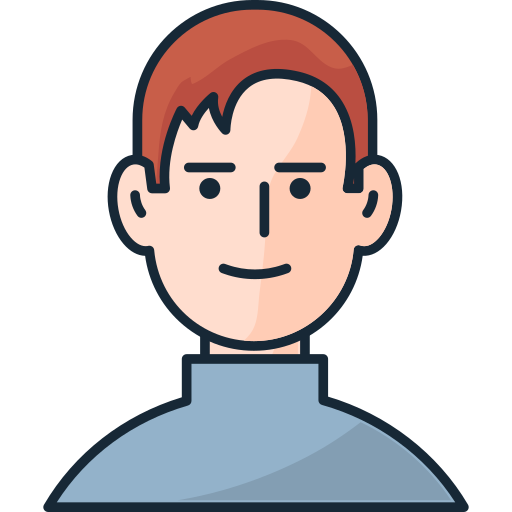
#> input picture img/rotation_image.png, 512 x 512 px
$ jupyter execute 017_rotate_image.ipynb
#> lines starting #> are read from the running program, lines starting #| are printed output that depends on the picture
[cell 1]
import numpy as np
from PIL import Image
import matplotlib.pyplot as plt

[cell 2]
# input parameters
height = 150
width = 150
theta_deg = 45

# load image
img = Image.open('../img/rotation_image.png')
#> img is the input picture: PIL image 512x512 RGBA; mean R, G, B, A 74.5, 67.3, 67.8, 117.3

# resize image if needed
h = height if height else img.height
#> h = 150
w = width if width else img.width
#> w = 150

img = img.resize((h, w))
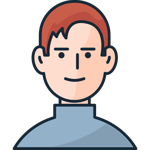
#> img: PIL image 150x150 RGBA; mean R, G, B, A 74.6, 67.6, 68.3, 117.3; transparent parts drawn white

# convert img to array
img_array = np.array(img)

# rotation matrix
theta_rad = np.deg2rad(theta_deg)
cosine = np.cos(theta_rad)
sine = np.sin(theta_rad)

R = np.array([[cosine, -sine],
             [sine, cosine]])

# center of image
cx, cy = w/2, h/2
#> cx = 75; cy = 75

# output array (larger to fit rotated image)
new_size = int(np.linalg.norm(np.array([w, h]))) + 2 # int(np.sqrt(w**2 + h**2))
#> new_size = 214
rotated = np.zeros((new_size, new_size, 4), dtype=np.uint8)
new_cx, new_cy = new_size//2, new_size//2
#> new_cx = 107; new_cy = 107

# for each pixel in the ORIGINAL image (backward mapping=FILLS ALL PIXELS)
for y in range(new_size):
    for x in range(new_size):
        # move to center
        p = np.array([x - new_cx, y - new_cy])

        # apply INVERSE rotation
        p_orig = R.T @ p

        # move back to original center
        orig_x = int(round(p_orig[0] + cx))
        orig_y = int(round(p_orig[1] + cy))

        # If within bounds, copy pixel
        if 0 <= orig_x < w and 0 <= orig_y < h:
            rotated[y, x] = img_array[orig_y, orig_x]
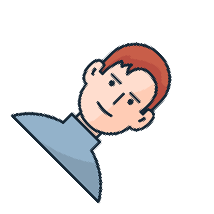
#> rotated: shape (214, 214, 4); mean R, G, B, A 36.8, 33.4, 33.7, 57.6; transparent parts drawn white

# show
rotated_img = Image.fromarray(rotated)
rotated_img

[cell 3]
def rotate_image(img_path, theta_deg, height=None, width=None):
    # load image
#> called with img_path = '../img/rotation_image.png', theta_deg = -45, height = 150, width = 150
    img = Image.open(img_path)

    # resize image if needed
    h = height if height else img.height
#> h = 150
    w = width if width else img.width
#> w = 150

    img = img.resize((h, w))

    # convert img to array
    img_array = np.array(img)

    # rotation matrix
    theta_rad = np.deg2rad(theta_deg)
    cosine = np.cos(theta_rad)
    sine = np.sin(theta_rad)

    R = np.array([[cosine, -sine],
                 [sine, cosine]])

    # center of image
    cx, cy = w/2, h/2
#> cx = 75; cy = 75

    # output array (larger to fit rotated image)
    new_size = int(np.linalg.norm(np.array([w, h]))) + 2 # int(np.sqrt(w**2 + h**2))
#> new_size = 214
    rotated = np.zeros((new_size, new_size, 4), dtype=np.uint8)
    new_cx, new_cy = new_size//2, new_size//2
#> new_cx = 107; new_cy = 107

    # for each pixel in the ORIGINAL image (backward mapping=FILLS ALL PIXELS)
    for y in range(new_size):
        for x in range(new_size):
            # move to center
            p = np.array([x - new_cx, y - new_cy])

            # apply INVERSE rotation
            p_orig = R.T @ p

            # move back to original center
            orig_x = int(round(p_orig[0] + cx))
            orig_y = int(round(p_orig[1] + cy))

            # If within bounds, copy pixel
            if 0 <= orig_x < w and 0 <= orig_y < h:
                rotated[y, x] = img_array[orig_y, orig_x]
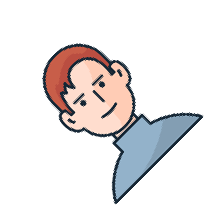
#> rotated: shape (214, 214, 4); mean R, G, B, A 36.8, 33.4, 33.7, 57.6; transparent parts drawn white

    return rotated

# show
image_path='../img/rotation_image.png'
rotated_matrix = rotate_image(img_path=image_path, theta_deg=-45, height=150, width=150)
Image.fromarray(rotated_matrix)

[cell 4]
degrees = [0, 45, 90, 180, 270, 360]
image_path='../img/rotation_image.png'

plt.figure(figsize=(6, 2))


for i, theta_deg in enumerate(degrees):
    img_array = rotate_image(img_path=image_path, theta_deg=theta_deg, height=150, width=150)
#> call 2 of rotate_image, with img_path = '../img/rotation_image.png', theta_deg = 0, height = 150, width = 150
#> after the loop in rotate_image (call 2), `for y in range(new_size):`:
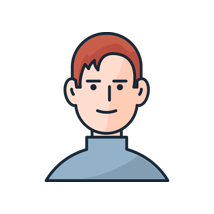
#> rotated: shape (214, 214, 4); mean R, G, B, A 36.6, 33.2, 33.6, 57.6; transparent parts drawn white
    plt.subplot(2, 3, i+1)
    plt.imshow(img_array)
    plt.title(f'Rotated {theta_deg}°', fontsize=10)
    plt.axis('off')

plt.tight_layout()
plt.savefig('017_rotate_image.png', dpi=200)
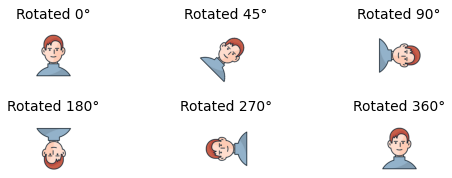
#> figure drawn by matplotlib, 6 panels
plt.show()
